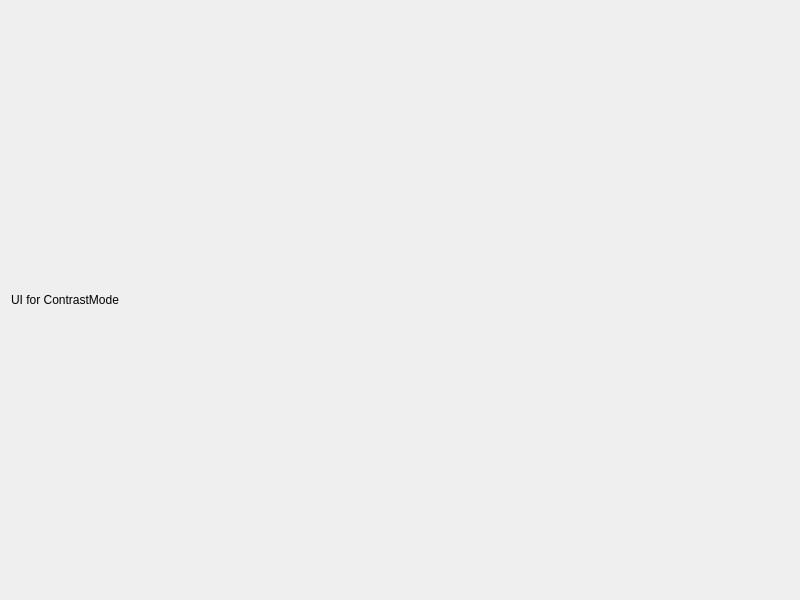
<?xml version="1.0" encoding="UTF-8"?>
<ui version="4.0">
 <class>ContrastMode</class>
 <widget class="QDialog" name="contrastMode">
  <property name="geometry">
   <rect>
    <x>0</x>
    <y>0</y>
    <width>800</width>
    <height>600</height>
   </rect>
  </property>
  <property name="windowTitle">
   <string>Contrast Mode</string>
  </property>
  <layout class="QVBoxLayout" name="verticalLayout">
   <item>
    <widget class="QLabel" name="label">
     <property name="text">
      <string>UI for ContrastMode</string>
     </property>
    </widget>
   </item>
  </layout>
 </widget>
 <resources/>
 <connections/>
</ui>
